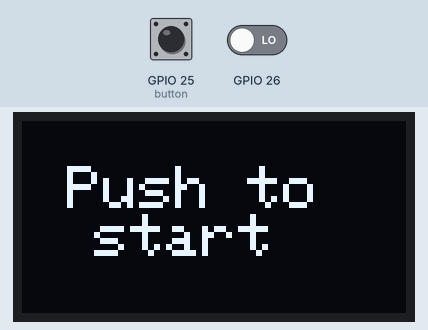
This sketch was run on a simulated ESP32. On the bench: 128×64 one-colour display. The test bench sets the inputs (shaded band); at power-on: GPIO 25 (button) LOW, GPIO 26 LOW. Random numbers use the default seed unless the sketch sets one.

Above: at 3.2 s.
3.3 s: GPIO 25 (button) pulled HIGH for 0.15 s
At 3.38 s:
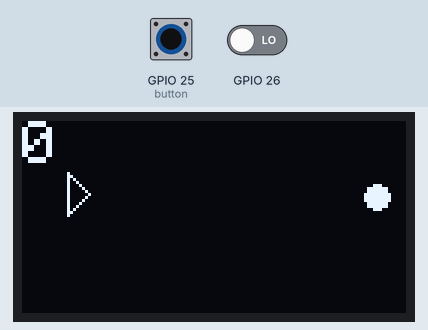
4.0 s: GPIO 26 driven HIGH
At 4.14 s:
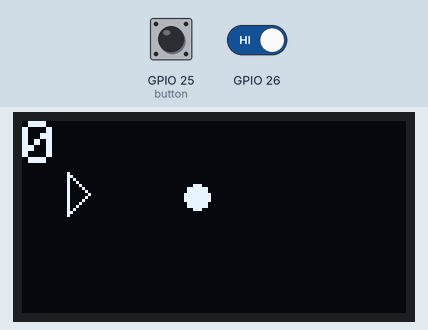
5.5 s: GPIO 25 (button) pulled HIGH for 1 s
At 6.55 s:
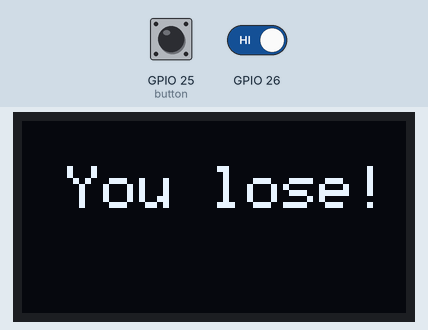
7.1 s: GPIO 26 driven LOW
At 7.3 s:
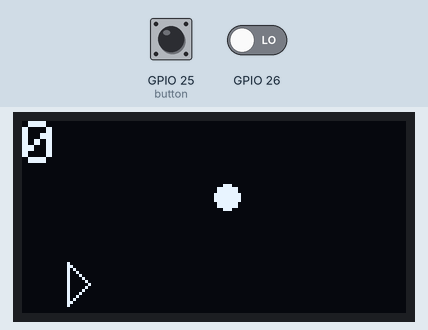
Timing chart, 0 to 9.7 s (numbered marks = the images above; inputs shaded):
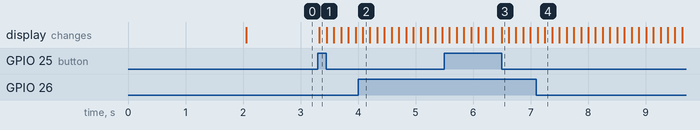

Measured:
- after the input at 3.3 s, the display: changes at once (image 1)

The sketch:

oled-space-game.ino
```cpp
#include <Wire.h>
#include <Adafruit_GFX.h>
#include <Adafruit_SSD1306.h>

#define SCREEN_WIDTH 128
#define SCREEN_HEIGHT 64

Adafruit_SSD1306 display(SCREEN_WIDTH, SCREEN_HEIGHT, &Wire, -1);

int num = 0;

void setup() {
  Serial.begin(115200);

  // Start I2C Communication SDA = 5 and SCL = 4 on Wemos Lolin32 ESP32 with built-in SSD1306 OLED
  Wire.begin(5, 4);

  if(!display.begin(SSD1306_SWITCHCAPVCC, 0x3C, false, false)) {
    Serial.println(F("SSD1306 allocation failed"));
    for(;;);
  }
  delay(2000); // Pause for 2 seconds

  // Clear the buffer.
  display.clearDisplay();

  display.setTextSize(2);      // Normal 1:1 pixel scale
  display.setTextColor(WHITE); // Draw white text
  display.setCursor(15, 15);     // Start at top-left corner
  display.cp437(true);         // Use full 256 char 'Code Page 437' font
  display.println(F("Push to"));
  display.println(F("  start"));

  display.display();

  pinMode(25, INPUT);
  pinMode(26, INPUT);

}

int ship_x1 = 15;
int ship_x2 = 22;
int ship_x3 = 15;

int ship_y1 = 22;
int ship_y2 = 29;
int ship_y3 = 36;

int asteroid_x = 128;
int asteroid_y = 25;
int asteroid_rad = 4;

int score = 0;

int playing = 0;

void loop() {
  if(playing == 1){
    if(digitalRead(25) == HIGH){ // check for button inpu and update ship position accordingly
      updateShip(-5);
    }
    else if(digitalRead(26) == HIGH){
      updateShip(5);
    }

    updateAsteroid(); // update asteroid position

    display.clearDisplay();
    display.setTextSize(2);
    display.drawTriangle(ship_x1,ship_y1,ship_x2,ship_y2,ship_x3,ship_y3,WHITE);
    display.drawCircle(asteroid_x,asteroid_y,asteroid_rad, WHITE);
    display.fillCircle(asteroid_x,asteroid_y,asteroid_rad, WHITE);
    display.setCursor(0,0);
    display.print(score);
    display.display();

    checkCollision(); //check if ship collided with asteroid

    delay(100);
  }
  else{
    if(digitalRead(25) == HIGH || digitalRead(26) == HIGH){
      playing = 1;
    }
  }
}

void updateShip(int upOrDown){
  if ((upOrDown > 0 && ship_y3 < 64) || (upOrDown < 0 && ship_y1 > 0)){
    ship_y1 += upOrDown;
    ship_y2 += upOrDown;
    ship_y3 += upOrDown;
  }
}

void updateAsteroid(){
  if(asteroid_x > -5){ //if it hasn't left the screen
    asteroid_x -= 10;
  }
  else{ //create new asteroid
    asteroid_x = 130;
    asteroid_y = (rand() % (60 - 5 + 1)) + 5; //generate random y position
    score += 1;
  }
}

void checkCollision() {
  if(asteroid_x >= ship_x1 && asteroid_x <= ship_x2 && asteroid_y >= ship_y1 && asteroid_y <= ship_y3){
    display.setCursor(15,15);
    display.clearDisplay();
    display.setTextSize(2);
    display.println(F("You lose!"));
    display.display();
    playing = 0;

    ship_x1 = 15;
    ship_x2 = 22;
    ship_x3 = 15;

    ship_y1 = 22;
    ship_y2 = 29;
    ship_y3 = 36;

    asteroid_x = 128;
    asteroid_y = 25;
    asteroid_rad = 4;

    score = 0;
  }
}
```
